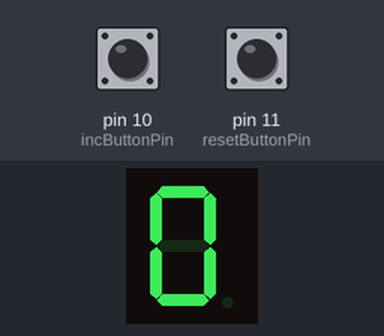
A sketch run on a simulated Arduino Uno, built with avr-gcc and run on an emulated ATmega328P. Shown: 1-digit seven-segment display. Wiring (inferred from the names in the program): 1-digit 7-segment display, segments lit when LOW: segments pin 2, pin 3, pin 4, pin 5, pin 6, pin 8, pin 7. The inputs (shaded band) are chosen by the test bench; at power-on: pin 10 (incButtonPin) HIGH, pin 11 (resetButtonPin) HIGH. The segment pins are drawn as the display they are named for.

Above: at 1.2 s.
1.3 s: pin 10 (incButtonPin) pulled LOW for 0.15 s
At 2.5 s:
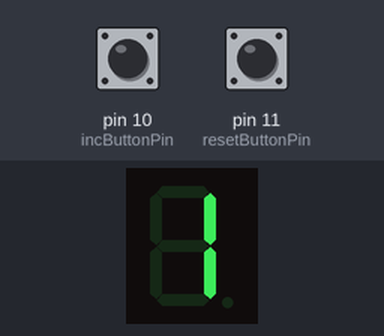
2.9 s: pin 10 (incButtonPin) pulled LOW for 1 s
At 3.8 s:
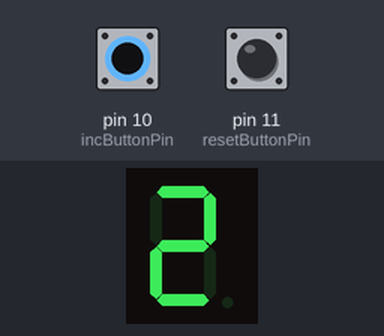
Timing chart, 0 to 5.9 s (numbered marks = the images above; inputs shaded):
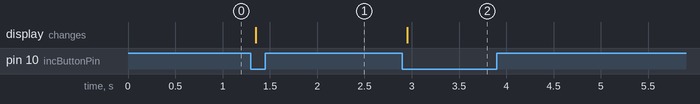

Measured:
- after the input at 1.3 s, the display: changes after 0.05 s (image 1)
- after the input at 2.9 s, the display: changes after 0.05 s (image 2)

The sketch:

W2_INCREAMENT_BUTTON.ino
```cpp
// --- Individual Pin Definitions ---
// Segments a, b, c, d, e, f, g connected to D2 through D8
const int pinA = 2;
const int pinB = 3;
const int pinC = 4;
const int pinD = 5;
const int pinE = 6;
const int pinF = 8;
const int pinG = 7;

const int incButtonPin = 10;   // Increment button
const int resetButtonPin = 11; // Reset button

// --- Global Variables ---
int count = 0;
int lastIncState = HIGH;   // Assumes external pull-up resistors (HIGH when unpressed)
int lastResetState = HIGH;

void setup() {
  // Start Serial communication
  Serial.begin(9600);

  // Set all segment pins as OUTPUT explicitly
  pinMode(pinA, OUTPUT);
  pinMode(pinB, OUTPUT);
  pinMode(pinC, OUTPUT);
  pinMode(pinD, OUTPUT);
  pinMode(pinE, OUTPUT);
  pinMode(pinF, OUTPUT);
  pinMode(pinG, OUTPUT);

  // Set button pins as INPUT
  pinMode(incButtonPin, INPUT);
  pinMode(resetButtonPin, INPUT);

  // Initialize the display to show 0
  updateDisplay();
}

void loop() {
  // Read current state of both buttons
  int incState = digitalRead(incButtonPin);
  int resetState = digitalRead(resetButtonPin);

  // --- Increment Button Logic ---
  if (incState == LOW && lastIncState == HIGH) {
    delay(50); // Debounce
    if (digitalRead(incButtonPin) == LOW) {
      count++;
      if (count > 9) count = 0;
      updateDisplay();
    }
  }

  // --- Reset Button Logic ---
  if (resetState == LOW && lastResetState == HIGH) {
    delay(50); // Debounce
    if (digitalRead(resetButtonPin) == LOW) {
      count = 0;
      updateDisplay();
    }
  }

  // Save current states for the next loop
  lastIncState = incState;
  lastResetState = resetState;
}

// Function to update the display using a switch statement instead of an array
void updateDisplay() {
  switch (count) {
    case 0:
      digitalWrite(pinA, LOW); digitalWrite(pinB, LOW); digitalWrite(pinC, LOW);
      digitalWrite(pinD, LOW); digitalWrite(pinE, LOW); digitalWrite(pinF, LOW);
      digitalWrite(pinG, HIGH);
      break;
    case 1:
      digitalWrite(pinA, HIGH);  digitalWrite(pinB, LOW); digitalWrite(pinC, LOW);
      digitalWrite(pinD, HIGH);  digitalWrite(pinE, HIGH);  digitalWrite(pinF, HIGH);
      digitalWrite(pinG, HIGH);
      break;
    case 2:
      digitalWrite(pinA, LOW); digitalWrite(pinB, LOW); digitalWrite(pinC, HIGH);
      digitalWrite(pinD, LOW); digitalWrite(pinE, LOW); digitalWrite(pinF, HIGH);
      digitalWrite(pinG, LOW);
      break;
    case 3:
      digitalWrite(pinA, LOW); digitalWrite(pinB, LOW); digitalWrite(pinC, LOW);
      digitalWrite(pinD, LOW); digitalWrite(pinE, HIGH);  digitalWrite(pinF, HIGH);
      digitalWrite(pinG, LOW);
      break;
    case 4:
      digitalWrite(pinA, HIGH);  digitalWrite(pinB, LOW); digitalWrite(pinC, LOW);
      digitalWrite(pinD, HIGH);  digitalWrite(pinE, HIGH);  digitalWrite(pinF, LOW);
      digitalWrite(pinG, LOW);
      break;
    case 5:
      digitalWrite(pinA, LOW); digitalWrite(pinB, HIGH);  digitalWrite(pinC, LOW);
      digitalWrite(pinD, LOW); digitalWrite(pinE, HIGH);  digitalWrite(pinF, LOW);
      digitalWrite(pinG, LOW);
      break;
    case 6:
      digitalWrite(pinA, LOW); digitalWrite(pinB, HIGH);  digitalWrite(pinC, LOW);
      digitalWrite(pinD, LOW); digitalWrite(pinE, LOW); digitalWrite(pinF, LOW);
      digitalWrite(pinG, LOW);
      break;
    case 7:
      digitalWrite(pinA, LOW); digitalWrite(pinB, LOW); digitalWrite(pinC, LOW);
      digitalWrite(pinD, HIGH);  digitalWrite(pinE, HIGH);  digitalWrite(pinF, HIGH);
      digitalWrite(pinG, HIGH);
      break;
    case 8:
      digitalWrite(pinA, LOW); digitalWrite(pinB, LOW); digitalWrite(pinC, LOW);
      digitalWrite(pinD, LOW); digitalWrite(pinE, LOW); digitalWrite(pinF, LOW);
      digitalWrite(pinG, LOW);
      break;
    case 9:
      digitalWrite(pinA, LOW); digitalWrite(pinB, LOW); digitalWrite(pinC, LOW);
      digitalWrite(pinD, LOW); digitalWrite(pinE, LOW);  digitalWrite(pinF, LOW);
      digitalWrite(pinG, LOW);
      break;
  }
}
```
